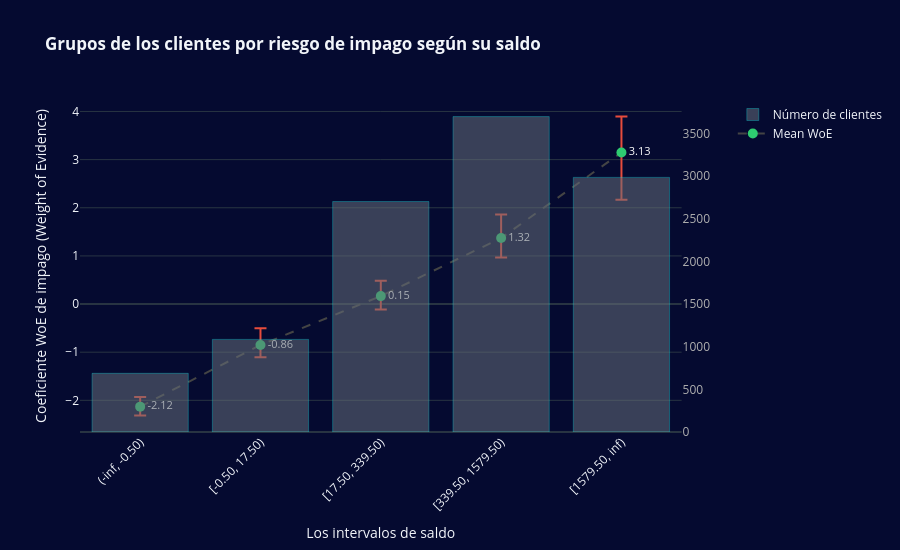

The notebook cell this image was saved under:
### Code cell
fig = go.Figure()

fig = make_subplots(specs=[[{"secondary_y": True}]])

fig.add_trace(
    go.Bar(
        x=df_plot_woe_bins5['Bin'],
        y=df_plot_woe_bins5['Count'],
        name="Número de clientes",
        marker_color='rgba(100, 110, 120, 0.55)',
        marker_line=dict(color='rgba(0, 255, 255, 0.55)', width=0.5),
        hovertemplate="Intervalo: %{x}<br>Clients: %{y}<extra></extra>"
    ),
    secondary_y=True
)

fig.add_trace(
    go.Scatter(
        x=df_bootstrap_bins5_summary['Bin'],
        y=df_bootstrap_bins5_summary['Mean WoE'],
        mode='markers+lines+text',
        name='Mean WoE',
        marker=dict(size=10, color='#2ecc71'),
        line=dict(dash='dash', color='#444444'),
        error_y=dict(
            type='data',
            symmetric=False,
            array=df_bootstrap_bins5_summary['Upper error'],
            arrayminus=df_bootstrap_bins5_summary['Lower error'],
            color='#e74c3c',
            thickness=2,
            width=6,
        ),
        text=df_plot_woe_bins5["WoE"].round(2),
        textposition="middle right",
        textfont=dict(color="#FFFFFF", size=11),
        hovertemplate="Intervalo: %{x}<br>WoE: %{y:.2f}<extra></extra>"
    ),
)

fig.update_layout(
    title="<b>Grupos de los clientes por riesgo de impago según su saldo</b>",
    xaxis_title="Los intervalos de saldo",
    yaxis_title="Coeficiente WoE de impago (Weight of Evidence)",
    
    xaxis=dict(
        type='category',
        categoryorder='array',
        categoryarray=df_bootstrap_bins5_summary['Bin'].tolist(),
        tickangle=-45
    ),

    yaxis2=dict(
        title="",
        showgrid=False,
        tickfont=dict(color="#B0B0B0", size=12),
        title_font=dict(color="#B0B0B0", size=12),
        overlaying="y",
        side="right"
    ),

    template='custom',
    height=550,
    width=900,
)

fig.show()

### Figure 1 — Plotly figure (JSON) as saved in the notebook; plotly's stock layout.template omitted (floating-point values rounded to 4 significant figures)
{"data": [{"hovertemplate": "Intervalo: %{x}<br>Clients: %{y}<extra></extra>", "marker": {"color": "rgba(100, 110, 120, 0.55)", "line": {"color": "rgba(0, 255, 255, 0.55)", "width": 0.5}}, "name": "Número de clientes", "type": "bar", "x": ["(-inf, -0.50)", "[-0.50, 17.50)", "[17.50, 339.50)", "[339.50, 1579.50)", "[1579.50, inf)"], "xaxis": "x", "y": [688, 1086, 2703, 3699, 2986], "yaxis": "y2"}, {"error_y": {"array": [0.1984, 0.3475, 0.32, 0.4909, 0.7455], "arrayminus": [0.182, 0.2529, 0.28, 0.4031, 0.983], "color": "#e74c3c", "symmetric": false, "thickness": 2, "type": "data", "width": 6}, "hovertemplate": "Intervalo: %{x}<br>WoE: %{y:.2f}<extra></extra>", "line": {"color": "#444444", "dash": "dash"}, "marker": {"color": "#2ecc71", "size": 10}, "mode": "markers+lines+text", "name": "Mean WoE", "text": [-2.12, -0.86, 0.15, 1.32, 3.13], "textfont": {"color": "#FFFFFF", "size": 11}, "textposition": "middle right", "type": "scatter", "x": ["(-inf, -0.50)", "[-0.50, 17.50)", "[17.50, 339.50)", "[339.50, 1579.50)", "[1579.50, inf)"], "y": [-2.131, -0.851, 0.1651, 1.371, 3.148]}], "layout": {"height": 550, "title": {"text": "<b>Grupos de los clientes por riesgo de impago según su saldo</b>"}, "width": 900, "xaxis": {"anchor": "y", "categoryarray": ["(-inf, -0.50)", "[-0.50, 17.50)", "[17.50, 339.50)", "[339.50, 1579.50)", "[1579.50, inf)"], "categoryorder": "array", "domain": [0, 0.94], "tickangle": -45, "title": {"text": "Los intervalos de saldo"}, "type": "category"}, "yaxis": {"anchor": "x", "domain": [0, 1], "title": {"text": "Coeficiente WoE de impago (Weight of Evidence)"}}, "yaxis2": {"anchor": "x", "overlaying": "y", "showgrid": false, "side": "right", "tickfont": {"color": "#B0B0B0", "size": 12}, "title": {"font": {"color": "#B0B0B0", "size": 12}, "text": ""}}}}
